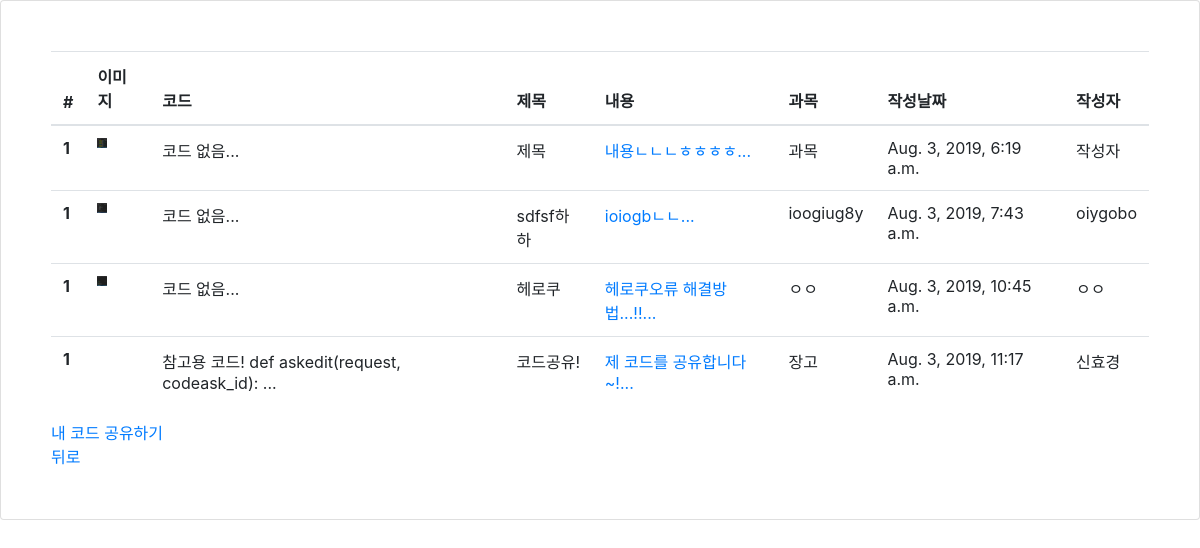
Page /share on the committed database.
### cbookapp/models.py (models this page shows, shortened)
class CodeShare(models.Model):
    title = models.CharField(max_length=200)
    image = models.ImageField(upload_to = 'shareimage/', blank = True, null = True)
    body = models.TextField()
    codes = models.TextField(default='코드 없음')
    pub_date = models.DateTimeField(default=datetime.now,blank=True)
    subject = models.CharField(max_length=50)
    university = models.CharField(max_length=50,default='없음') #대학교는 옵션이기때문에
    score = models.CharField(max_length=50,default='없음')
    writer = models.CharField(max_length=50)
    def sum(self):
        return self.body[:100]
    def codesum(self):
        return self.codes[:50]

### cbookapp/views.py (the view)
# urls.py: path('share', cbookapp.views.share, name="share"),
def share(request):
    sharecodes = CodeShare.objects.all()
    if request.method == 'POST':
            search = request.POST.get('search')
            sharecodes = sharecodes.filter(title__contains=search)
    return render(request, 'share.html', {'sharecodes':sharecodes})

### cbookapp/templates/share.html
{% extends 'base.html' %}
{% block content %}
<table class="table table-hover">
    <thead>
        <tr>
            <th scope="col">#</th>
            <th scope="col">이미지</th>
            <th scope="col">코드</th>
            <th scope="col">제목</th>
            <th scope="col">내용</th>
            <th scope="col">과목</th>
            <th scope="col">작성날짜</th>
            <th scope="col">작성자</th>
        </tr>
    </thead>
    <tbody>
        {% for s in sharecodes %}
        <tr>
            <th scope="row">1</th>
            <td>{% if s.image %}<img width=10 height=10 src={{s.image.url}}>{% endif %}</td>
            <td>{{s.codesum}}...</td>
            <td>{{s.title}}</td>
            <td><a href="{% url 'sharedetail' s.id %}">{{s.sum}}...</a></td>
            <td>{{s.subject}}</td>
            <td>{{s.pub_date}}</td>
            <td>{{s.writer}}</td>
        </tr>
        {% endfor %}
    </tbody>
</table>
<a href="{% url 'sharenew' %}">내 코드 공유하기</a><br>
<a href="{% url 'index' %}">뒤로</a>
{% endblock %}

### rows in the picture
CodeShare: image (picture), codesum "코드 없음", title "제목", sum "내용ㄴㄴㄴㅎㅎㅎㅎ", subject "과목", pub_date "Aug. 3, 2019, 6:19 a.m.", writer "작성자"
CodeShare: image (picture), codesum "코드 없음", title "sdfsf하하", sum "ioiogbㄴㄴ", subject "ioogiug8y", pub_date "Aug. 3, 2019, 7:43 a.m.", writer "oiygobo"
CodeShare: image (picture), codesum "코드 없음", title "헤로쿠", sum "헤로쿠오류 해결방법...!!", subject "ㅇㅇ", pub_date "Aug. 3, 2019, 10:45 a.m.", writer "ㅇㅇ"
CodeShare: codesum "참고용 코드! def askedit(request, codeask_id):", title "코드공유!", sum "제 코드를 공유합니다~!", subject "장고", pub_date "Aug. 3, 2019, 11:17 a.m.", writer "신효경"
